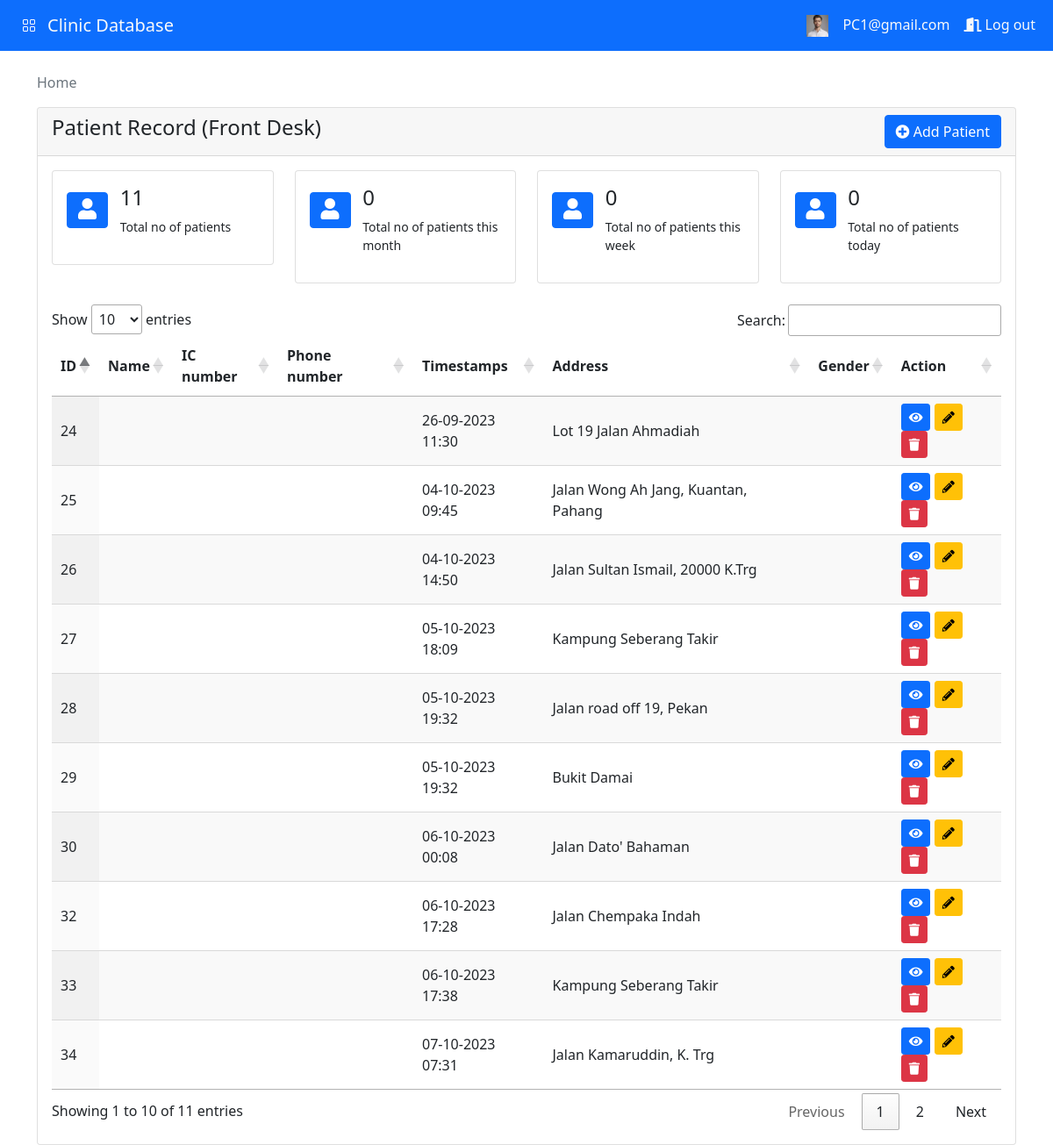
Screenshot of /front.php (signed in) with the database file from the repository.
### tables this page shows
CREATE TABLE `front` (
  `front_id` int(11) NOT NULL,
  `front_username` varchar(255) NOT NULL,
  `front_password` varchar(255) NOT NULL,
  `front_name` varchar(255) NOT NULL,
  `front_image` varchar(255) NOT NULL
);

CREATE TABLE `patient` (
  `id` int(11) NOT NULL,
  `name` varchar(255) NOT NULL,
  `icno` varchar(255) NOT NULL,
  `phone_no` varchar(255) NOT NULL,
  `timestamp` varchar(255) NOT NULL,
  `address` varchar(255) NOT NULL,
  `gender` varchar(255) NOT NULL,
  `diagnose_status` varchar(255) NOT NULL,
  `appointment_status` varchar(255) NOT NULL,
  `appointmentDateTime` varchar(255) NOT NULL,
  `medicinePrescription` varchar(255) NOT NULL,
  `total_price` varchar(255) NOT NULL,
  `payment_status` varchar(255) NOT NULL
);

### front.php (the view, shortened to what this page needs)
<?php
function getTotalPatientCount($con) {
    $query = "SELECT COUNT(*) as total FROM patient";
    $result = mysqli_query($con, $query);
    $count_data = mysqli_fetch_assoc($result);
    return $count_data['total'];
}
function getTotalPatientsThisMonth($con) {
    $currentMonth = date('m');
    $query = "SELECT COUNT(*) as total FROM patient WHERE MONTH(timestamp) = '$currentMonth'";
    $result = mysqli_query($con, $query);
    $count_data = mysqli_fetch_assoc($result);
    return $count_data['total'];
}
function getTotalPatientsThisWeek($con) {
    $currentDate = date('Y-m-d');
    $currentWeekStart = date('Y-m-d', strtotime('last Sunday', strtotime($currentDate)));
    $currentWeekEnd = date('Y-m-d', strtotime('next Saturday', strtotime($currentDate)));
    $query = "SELECT COUNT(*) as total FROM patient WHERE timestamp BETWEEN '$currentWeekStart' AND '$currentWeekEnd'";
    $result = mysqli_query($con, $query);
    $count_data = mysqli_fetch_assoc($result);
    return $count_data['total'];
}
function getTotalPatientsToday($con) {
    $currentDate = date('Y-m-d');
    $query = "SELECT COUNT(*) as total FROM patient WHERE DATE(timestamp) = '$currentDate'";
    $result = mysqli_query($con, $query);
    $count_data = mysqli_fetch_assoc($result);
    return $count_data['total'];
}
?>
<!DOCTYPE html>
<html lang="en">
<head>
    <link href="https://cdn.jsdelivr.net/npm/bootstrap@5.1.3/dist/css/bootstrap.min.css"
    rel="stylesheet">
    <link rel="stylesheet" href="https://cdn.jsdelivr.net/npm/bootstrap-icons@1.10.5/font/bootstrap-icons.css">
    <link rel="stylesheet" href="path/to/font-awesome/css/font-awesome.min.css">
    <link rel="stylesheet" href="https://cdnjs.cloudflare.com/ajax/libs/font-awesome/5.15.3/css/all.min.css">
    <link rel="stylesheet" href="https://cdn.datatables.net/1.10.25/css/jquery.dataTables.min.css">
    <link rel="stylesheet" href="//cdn.jsdelivr.net/npm/alertifyjs@1.13.1/build/css/alertify.min.css"/>
</head>
<body>
<?php include 'front_navbar.php'; ?>
<div class="container mt-4">
    <nav aria-label="breadcrumb">
        <ol class="breadcrumb">
            <li class="breadcrumb-item active" aria-current="page">Home</li>
        </ol>
    </nav>
    <?php include 'front_offcanvas.php'; ?>
    <div class="row">
        <div class="col-md-12">
            <div class="card">
                <div class="card-header">
                    <h4>Patient Record (Front Desk)
                        <button type="button" class="btn btn-primary float-end " data-bs-toggle="modal" data-bs-target="#patientAddModal">
                            <i class="fa fa-plus-circle"></i> Add Patient
                        </button>
                    </h4>
                </div>
                <div class="card-body">
                    <div class="row">
                    <div class="col-sm-3">
                        <div class="card">
                            <div class="card-body">
                                <div class="row">
                                    <div class="col-sm-3 mt-2">
                                        <button class="btn btn-primary">
                                            <i class="fa fa-user" style="color: #ffffff; font-size:24px;"></i>
                                        </button>
                                    </div>
                                    <div class="col-sm-9">
                                        <h4><?= getTotalPatientCount($con) ?></h4>
                                        <p style="font-size:14px;">Total no of patients</p>
                                    </div>
                                </div>
                            </div>
                        </div>
                    </div>
                    <div class="col-sm-3">
                        <div class="card">
                            <div class="card-body">
                                <div class="row">
                                    <div class="col-sm-3 mt-2">
                                        <button class="btn btn-primary">
                                            <i class="fa fa-user" style="color: #ffffff; font-size:24px;"></i>
                                        </button>
                                    </div>
                                    <div class="col-sm-9">
                                        <h4><?= getTotalPatientsThisMonth($con) ?></h4>
                                        <p style="font-size:14px;">Total no of patients this month</p>
                                    </div>
                                </div>
                            </div>
                        </div>
                    </div>
                    <div class="col-sm-3">
                        <div class="card">
                            <div class="card-body">
                                <div class="row">
                                    <div class="col-sm-3 mt-2">
                                        <button class="btn btn-primary">
                                            <i class="fa fa-user" style="color: #ffffff; font-size:24px;"></i>
                                        </button>
                                    </div>
                                    <div class="col-sm-9">
                                        <h4><?= getTotalPatientsThisWeek($con) ?></h4>
                                        <p style="font-size:14px;">Total no of patients this week</p>
                                    </div>
                                </div>
                            </div>
                        </div>
                    </div>
                    <div class="col-sm-3">
                        <div class="card">
                            <div class="card-body">
                                <div class="row">
                                    <div class="col-sm-3 mt-2">
                                        <button class="btn btn-primary">
                                            <i class="fa fa-user" style="color: #ffffff; font-size:24px;"></i>
                                        </button>
                                    </div>
                                    <div class="col-sm-9">
                                        <h4><?= getTotalPatientsToday($con) ?></h4>
                                        <p style="font-size:14px;">Total no of patients today</p>
                                    </div>
                                </div>
                            </div>
                        </div>
                    </div>
                    </div>
                    <br>
                    <table id="patientTable" class="display" style="width:100%">
                        <thead>
                            <tr>
                                <th>ID</th>
                                <th>Name</th>
                                <th>IC number</th>
                                <th>Phone number</th>
                                <th>Timestamps</th>
                                <th>Address</th>
                                <th>Gender</th>
                                <th>Action</th>
                            </tr>
                        </thead>
                        <tbody>
                            <?php
                                require 'dbcon.php';
                                $query = "SELECT * FROM patient";
                                $query_run = mysqli_query($con, $query);
                                if (mysqli_num_rows($query_run) > 0) {
                                    foreach ($query_run as $patient) {
                                        $formattedtimestamp = date("d-m-Y H:i", strtotime($patient['timestamp']));
                                        ?>
                                        <tr>
                                            <td><?= $patient['id'] ?></td>
                                            <td><?= $patient['name'] ?></td>
                                            <td><?= $patient['icno'] ?></td>
                                            <td><?= $patient['phone_no'] ?></td>
                                            <td><?= $formattedtimestamp ?></td>
                                            <td><?= $patient['address'] ?></td>
                                            <td><?= $patient['gender'] ?></td>
                                            <td>
                                                <button type="button" value="<?= $patient['id'] ?>" class="viewPatientBtn btn btn-primary btn-sm"><i class="fas fa-eye"></i></button>
                                                <button type="button" value="<?= $patient['id'] ?>" class="editPatientBtn btn btn-warning btn-sm"><i class="fas fa-pencil-alt"></i></button>
                                                <button type="button" value="<?= $patient['id'] ?>" class="deletePatientBtn btn btn-danger btn-sm"><i class="fas fa-trash"></i></button>
                                            </td>
                                        </tr>
                                        <?php
                                    }
                                } else {
                                    echo "<tr><td colspan='8'>No Record Found</td></tr>";
                                }
                                ?>
                        </tbody>
                    </table>
                </div>
            </div>
        </div>
    </div>
</div>
</body>
</html>

### front_navbar.php (shortened to what this page needs)
<?php
$front_name = $_SESSION['front_username'];
$front_username = $_SESSION['front_username'];
?>
<nav class="navbar navbar-expand-lg bg-primary navbar-dark">
        <div class="container-fluid">
          <a class="btn btn-primary" data-bs-toggle="offcanvas" href="#offcanvasExample" role="button" aria-controls="offcanvasExample">
            <i class="bi bi-grid"></i>
          </a>
          <a class="navbar-brand text-light" href="">Clinic Database</a>
          <div class="collapse navbar-collapse" id="navbarNavDropdown">
            <ul class="navbar-nav ml-auto custom-nav">
                <li class="nav-item">
                    <a class="nav-link active text-light" aria-current="page" href="">
                        <?php
                        require 'dbcon.php';
                        $query = "SELECT * FROM front where front_username = '$front_username'";
                        $query_run = mysqli_query($con, $query);
                        if ($query_run) {
                            if (mysqli_num_rows($query_run) > 0) {
                                $front_data = mysqli_fetch_assoc($query_run);
                                $front_image = $front_data['front_image'];
                            } else {
                                $front_image = 'profileImage/default_profile.jpg';
                            }
                        } else {
                            echo "Error in executing the query: " . mysqli_error($con);
                        }
                        ?>
                        <img src="<?php echo $front_image; ?>" alt="Front image" width="25" height="25">
                    </a>
                </li>
                <li class="nav-item">
                    <a class="nav-link active text-light" aria-current="page" href="">
                        <?php echo $front_name; ?>
                    </a>
                </li>
                <li class="nav-item dropdown">
                    <a class="nav-link active text-light" aria-current="page" href="logout_front.php"><i class="fas fa-door-open"></i> Log out
                </a>
                </li>
            </ul>
          </div>
        </div>
</nav>

### front_navbar.php (style rules this page uses)
.custom-nav { margin-left: auto; }

### rows the page displays
front: front_image (picture)
patient: id "24", timestamp "26-09-2023 11:30", address "Lot 19 Jalan Ahmadiah"
patient: id "25", timestamp "04-10-2023 09:45", address "Jalan Wong Ah Jang, Kuantan, Pahang"
patient: id "26", timestamp "04-10-2023 14:50", address "Jalan Sultan Ismail, 20000 K.Trg"
patient: id "27", timestamp "05-10-2023 18:09", address "Kampung Seberang Takir"
patient: id "28", timestamp "05-10-2023 19:32", address "Jalan road off 19, Pekan"
patient: id "29", timestamp "05-10-2023 19:32", address "Bukit Damai"
patient: id "30", timestamp "06-10-2023 00:08", address "Jalan Dato' Bahaman"
patient: id "32", timestamp "06-10-2023 17:28", address "Jalan Chempaka Indah"
patient: id "33", timestamp "06-10-2023 17:38", address "Kampung Seberang Takir"
patient: id "34", timestamp "07-10-2023 07:31", address "Jalan Kamaruddin, K. Trg"

### other values shown
$front_name "PC1@gmail.com"
getTotalPatientCount($con) "11"
getTotalPatientsThisMonth($con) "0"
getTotalPatientsThisWeek($con) "0"
getTotalPatientsToday($con) "0"
